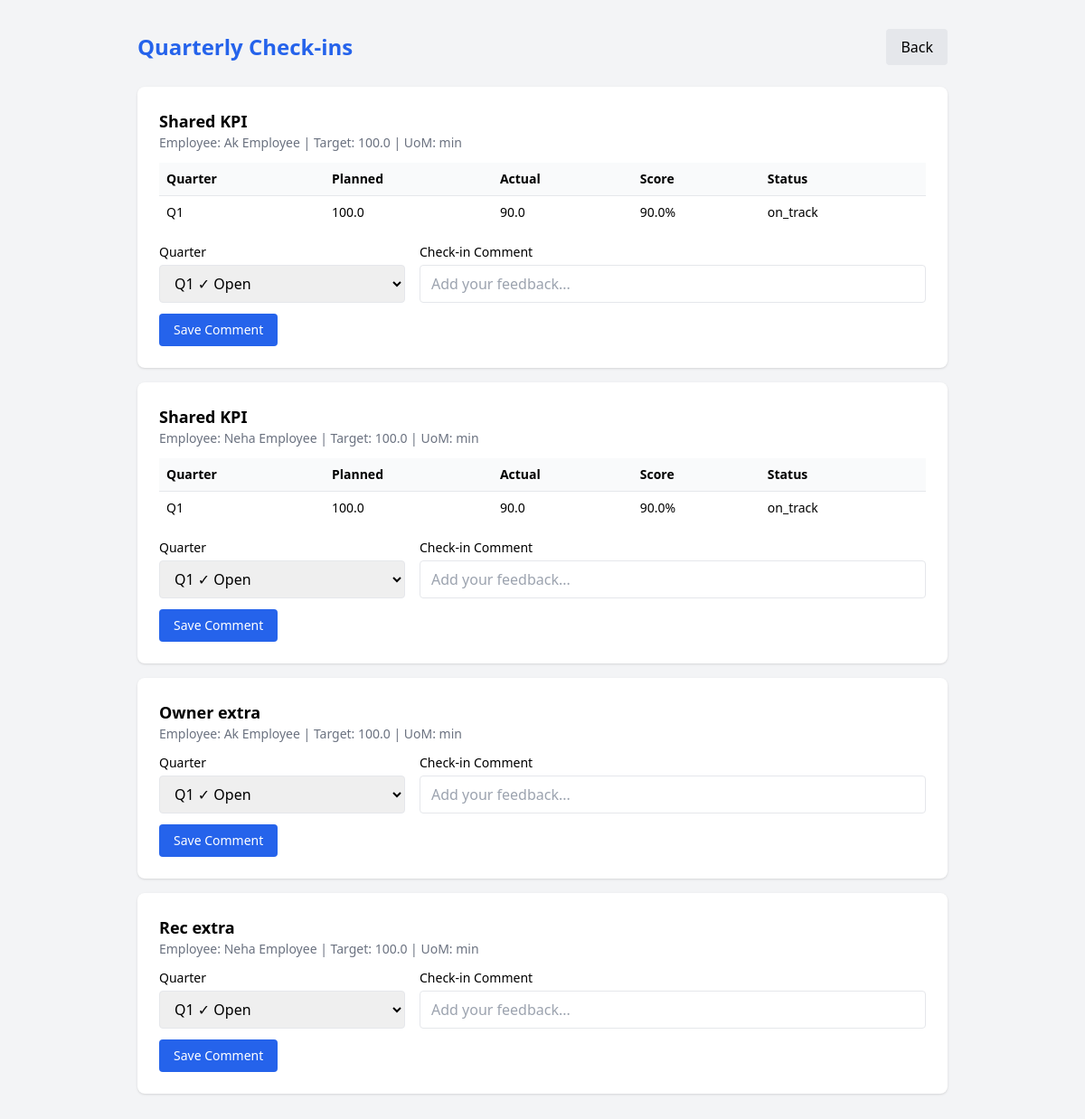
Page /manager/checkin (signed in) on the earlier database version.
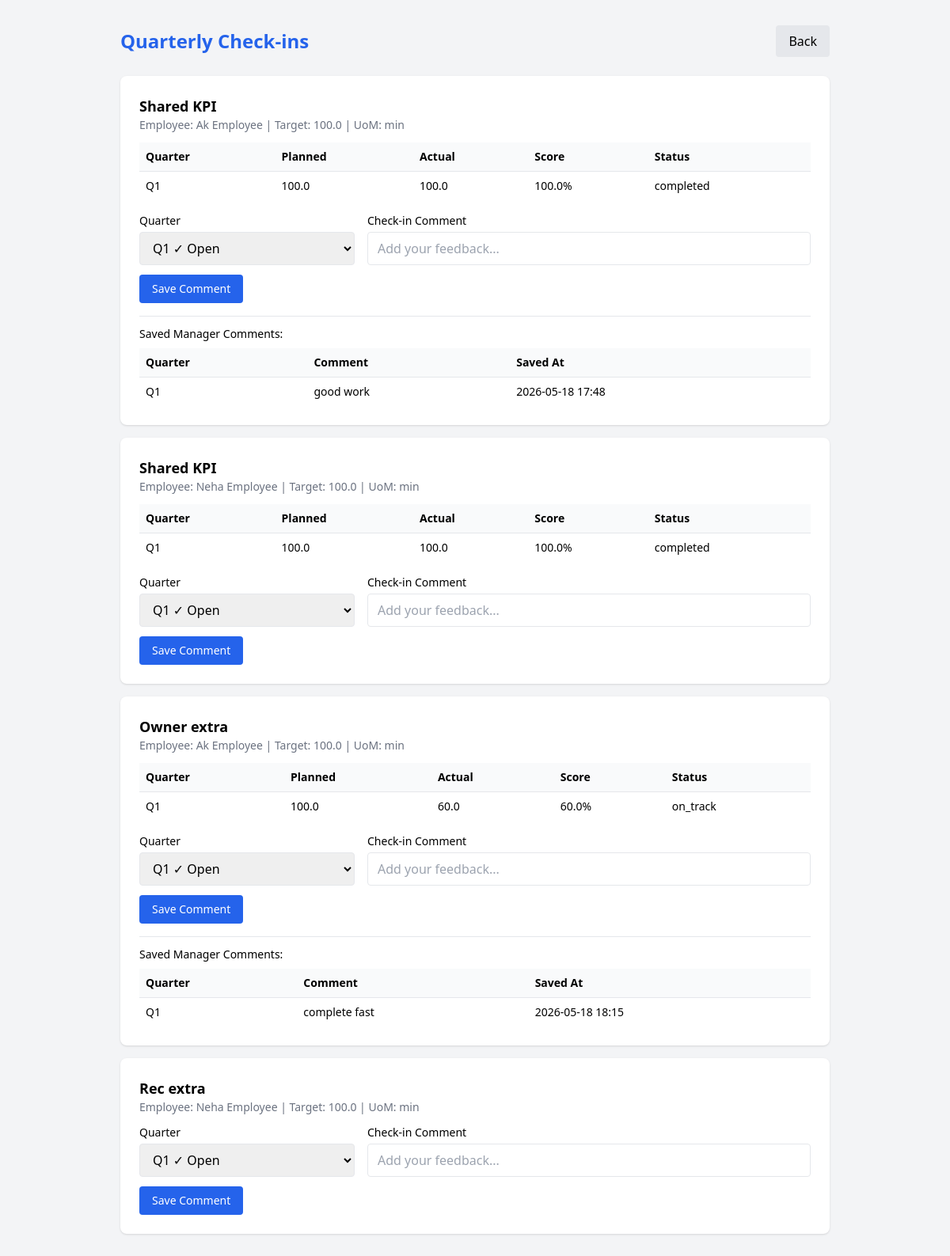
Same page on the later database version.
### app/models.py (models this page shows)
class Goal(Base):
    __tablename__ = "goals"
    id = Column(Integer, primary_key=True, index=True)
    employee_id = Column(Integer, ForeignKey("users.id"), nullable=False)
    title = Column(String, nullable=False)
    thrust_area = Column(String, nullable=False)
    uom_type = Column(String, nullable=False)  # min / max / zero / timeline
    target = Column(Float, nullable=False)
    weightage = Column(Float, nullable=False)
    status = Column(String, default="draft")  # draft / submitted / approved / locked
    is_shared = Column(Boolean, default=False)
    parent_goal_id = Column(Integer, ForeignKey("goals.id"), nullable=True)
    created_at = Column(DateTime, default=datetime.utcnow)
    employee = relationship("User", back_populates="goals")
    achievements = relationship("Achievement", back_populates="goal")
    audit_logs = relationship("AuditLog", back_populates="goal")

class User(Base):
    __tablename__ = "users"
    id = Column(Integer, primary_key=True, index=True)
    name = Column(String, nullable=False)
    email = Column(String, unique=True, nullable=False)
    password = Column(String, nullable=False)
    role = Column(String, nullable=False)  # employee / manager / admin
    manager_id = Column(Integer, ForeignKey("users.id"), nullable=True)
    manager = relationship("User", remote_side=[id], backref="team")
    goals = relationship("Goal", back_populates="employee")

class Achievement(Base):
    __tablename__ = "achievements"
    id = Column(Integer, primary_key=True, index=True)
    goal_id = Column(Integer, ForeignKey("goals.id"), nullable=False)
    quarter = Column(String, nullable=False)  # Q1 / Q2 / Q3 / Q4
    actual = Column(Float, nullable=True)
    score = Column(Float, nullable=True)
    status = Column(String, default="not_started")  # not_started / on_track / completed
    updated_at = Column(DateTime, default=datetime.utcnow)
    goal = relationship("Goal", back_populates="achievements")

class CheckIn(Base):
    __tablename__ = "checkins"
    id = Column(Integer, primary_key=True, index=True)
    goal_id = Column(Integer, ForeignKey("goals.id"), nullable=False)
    manager_id = Column(Integer, ForeignKey("users.id"), nullable=False)
    quarter = Column(String, nullable=False)
    comment = Column(Text, nullable=True)
    created_at = Column(DateTime, default=datetime.utcnow)

### app/routes/manager.py (the view)
@router.get("/checkin")
def checkin_page(request: Request, user=Depends(require_manager), db: Session = Depends(get_db)):
    team = get_team(db, user.id)
    team_ids = [u.id for u in team]
    goals = db.query(Goal).filter(Goal.employee_id.in_(team_ids), Goal.status == "locked").all()
    open_quarters = get_open_checkin_quarters(db)
    manager_comments = {}
    for goal in goals:
        comments = (
            db.query(CheckIn)
            .filter(
                CheckIn.goal_id == goal.id,
                CheckIn.manager_id == user.id,
                CheckIn.quarter.in_(QUARTERS),
            )
            .order_by(CheckIn.created_at.desc())
            .all()
        )
        manager_comments[goal.id] = comments
    return templates.TemplateResponse(request, "manager/checkin.html", {
        "user": user,
        "goals": goals,
        "quarters": ["Q1", "Q2", "Q3", "Q4"],
        "open_quarters": open_quarters,
        "manager_comments": manager_comments,
        "error": request.query_params.get("error"),
        "success": request.query_params.get("success"),
    })

### app/templates/manager/checkin.html (shortened to what this page needs)
<!DOCTYPE html>
<html>
<head>
    <script src="https://cdn.tailwindcss.com"></script>
</head>
<body class="bg-gray-100 p-8">
<div class="max-w-4xl mx-auto">
    <div class="flex justify-between items-center mb-6">
        <h1 class="text-2xl font-bold text-blue-600">Quarterly Check-ins</h1>
        <a href="/manager/dashboard" class="bg-gray-200 px-4 py-2 rounded">Back</a>
    </div>
    {% if not goals %}
    <div class="bg-white rounded-lg shadow p-6 text-center text-gray-500">
        No approved goals yet.
    </div>
    {% else %}
    {% for goal in goals %}
    <div class="bg-white rounded-lg shadow p-6 mb-4">
        <h2 class="font-semibold text-lg">{{ goal.title }}</h2>
        <p class="text-sm text-gray-500 mb-3">
            Employee: {{ goal.employee.name }} |
            Target: {{ goal.target }} | UoM: {{ goal.uom_type }}
        </p>
        {% if goal.achievements %}
        <table class="w-full text-sm mb-4">
            <thead>
                <tr class="bg-gray-50">
                    <th class="p-2 text-left">Quarter</th>
                    <th class="p-2 text-left">Planned</th>
                    <th class="p-2 text-left">Actual</th>
                    <th class="p-2 text-left">Score</th>
                    <th class="p-2 text-left">Status</th>
                </tr>
            </thead>
            <tbody>
                {% for a in goal.achievements %}
                <tr class="border-t">
                    <td class="p-2">{{ a.quarter }}</td>
                    <td class="p-2">{{ goal.target }}</td>
                    <td class="p-2">{{ a.actual }}</td>
                    <td class="p-2">{{ (a.score * 100)|round(1) }}%</td>
                    <td class="p-2">{{ a.status }}</td>
                </tr>
                {% endfor %}
            </tbody>
        </table>
        {% endif %}
        <form method="POST" action="/manager/checkin/save">
            <div class="grid grid-cols-3 gap-4">
                <div>
                    <label class="block text-sm font-medium mb-1">Quarter</label>
                    <select name="quarter" class="w-full border rounded px-3 py-2">
                        {% for q in open_quarters %}
                        <option value="{{ q }}">{{ q }} ✓ Open</option>
                        {% endfor %}
                    </select>
                </div>
                <div class="col-span-2">
                    <label class="block text-sm font-medium mb-1">Check-in Comment</label>
                    <input type="text" name="comment" placeholder="Add your feedback..."
                        class="w-full border rounded px-3 py-2" required>
                </div>
            </div>
            <button type="submit" class="mt-3 bg-blue-600 text-white px-4 py-2 rounded hover:bg-blue-700 text-sm" {% if not open_quarters %}disabled{% endif %}>
                Save Comment
            </button>
        </form>
        {% if manager_comments.get(goal.id) %}
        <div class="mt-4 border-t pt-3">
            <p class="text-sm font-medium mb-2">Saved Manager Comments:</p>
            <table class="w-full text-sm">
                <thead>
                    <tr class="bg-gray-50">
                        <th class="p-2 text-left">Quarter</th>
                        <th class="p-2 text-left">Comment</th>
                        <th class="p-2 text-left">Saved At</th>
                    </tr>
                </thead>
                <tbody>
                    {% for c in manager_comments[goal.id] %}
                    <tr class="border-t">
                        <td class="p-2">{{ c.quarter }}</td>
                        <td class="p-2">{{ c.comment }}</td>
                        <td class="p-2">{{ c.created_at.strftime('%Y-%m-%d %H:%M') }}</td>
                    </tr>
                    {% endfor %}
                </tbody>
            </table>
        </div>
        {% endif %}
    </div>
    {% endfor %}
    {% endif %}
</div>
</body>
</html>

Differences in the rows shown:
shown differently, row unchanged: Goal (number 1 of 4 on the later page): now shows "Saved Manager Comments: Quarter Comment Saved At"
changed Achievement (number 1 of 3 on the later page): actual "90.0" → "100.0"; (a.score*100)|round(1) "90.0" → "100.0"; status "on_track" → "completed"
added CheckIn: quarter "Q1", comment "good work", created_at "2026-05-18 17:48", shown under Goal (number 1 of 4 on the later page)
changed Achievement (number 2 of 3 on the later page): actual "90.0" → "100.0"; (a.score*100)|round(1) "90.0" → "100.0"; status "on_track" → "completed"
shown differently, row unchanged: Goal "Owner extra": now shows "Quarter Planned Actual Score Status Saved Manager Comments: Quarter Comment Saved At"
added Achievement: quarter "Q1", {{ goal.target }} "100.0", actual "60.0", (a.score*100)|round(1) "60.0", status "on_track", shown under Goal "Owner extra"
added CheckIn: quarter "Q1", comment "complete fast", created_at "2026-05-18 18:15", shown under Goal "Owner extra"
